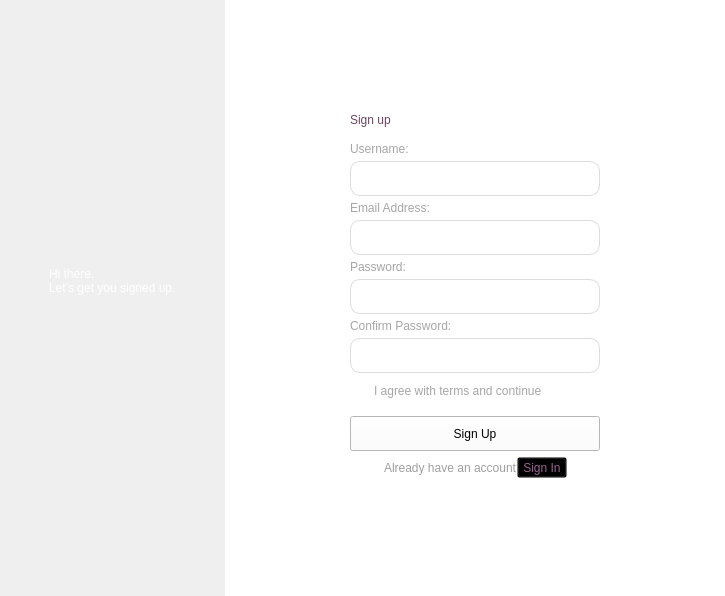
      <widget class="QWidget" name="page">
       <layout class="QHBoxLayout" name="horizontalLayout_3">
        <property name="spacing">
         <number>0</number>
        </property>
        <property name="leftMargin">
         <number>0</number>
        </property>
        <property name="topMargin">
         <number>0</number>
        </property>
        <property name="rightMargin">
         <number>0</number>
        </property>
        <property name="bottomMargin">
         <number>0</number>
        </property>
        <item>
         <widget class="QWidget" name="widget" native="true">
          <property name="styleSheet">
           <string notr="true">QWidget {
    background: qlineargradient(
        x1: 1, y1: 1, x2:1, y2: 0,
        stop: 0 rgb(255, 129, 135),
        stop: 0.5 rgb(250, 192, 181),
        stop: 1 rgb(244, 212, 212)
    );
}
</string>
          </property>
          <layout class="QVBoxLayout" name="verticalLayout_22">
           <item>
            <widget class="QLabel" name="logomin_1">
             <property name="minimumSize">
              <size>
               <width>40</width>
               <height>30</height>
              </size>
             </property>
             <property name="maximumSize">
              <size>
               <width>40</width>
               <height>30</height>
              </size>
             </property>
             <property name="styleSheet">
              <string notr="true">background-color: transparent</string>
             </property>
             <property name="text">
              <string/>
             </property>
             <property name="pixmap">
              <pixmap>../images/logomin.png</pixmap>
             </property>
             <property name="scaledContents">
              <bool>true</bool>
             </property>
            </widget>
           </item>
           <item>
            <spacer name="verticalSpacer_9">
             <property name="orientation">
              <enum>Qt::Orientation::Vertical</enum>
             </property>
             <property name="sizeHint" stdset="0">
              <size>
               <width>20</width>
               <height>222</height>
              </size>
             </property>
            </spacer>
           </item>
           <item>
            <layout class="QHBoxLayout" name="horizontalLayout_16">
             <property name="bottomMargin">
              <number>70</number>
             </property>
             <item>
              <spacer name="horizontalSpacer_13">
               <property name="orientation">
                <enum>Qt::Orientation::Horizontal</enum>
               </property>
               <property name="sizeHint" stdset="0">
                <size>
                 <width>40</width>
                 <height>20</height>
                </size>
               </property>
              </spacer>
             </item>
             <item>
              <layout class="QVBoxLayout" name="verticalLayout_20">
               <property name="spacing">
                <number>0</number>
               </property>
               <item>
                <widget class="QLabel" name="label_17">
                 <property name="styleSheet">
                  <string notr="true">color: rgb(255, 255, 255);
font: 600 30px &quot;Inter&quot;;
background-color: transparent
</string>
                 </property>
                 <property name="text">
                  <string>Hi there.</string>
                 </property>
                </widget>
               </item>
               <item>
                <widget class="QLabel" name="label_18">
                 <property name="styleSheet">
                  <string notr="true">color: rgb(255, 255, 255);
font: 500 20px &quot;Inter&quot;;
background-color: transparent
</string>
                 </property>
                 <property name="text">
                  <string>Let’s get you signed up.</string>
                 </property>
                </widget>
               </item>
              </layout>
             </item>
             <item>
              <spacer name="horizontalSpacer_14">
               <property name="orientation">
                <enum>Qt::Orientation::Horizontal</enum>
               </property>
               <property name="sizeHint" stdset="0">
                <size>
                 <width>40</width>
                 <height>20</height>
                </size>
               </property>
              </spacer>
             </item>
            </layout>
           </item>
           <item>
            <spacer name="verticalSpacer_8">
             <property name="orientation">
              <enum>Qt::Orientation::Vertical</enum>
             </property>
             <property name="sizeHint" stdset="0">
              <size>
               <width>20</width>
               <height>222</height>
              </size>
             </property>
            </spacer>
           </item>
           <item>
            <layout class="QHBoxLayout" name="horizontalLayout_15"/>
           </item>
          </layout>
         </widget>
        </item>
        <item>
         <widget class="QWidget" name="widget_2" native="true">
          <property name="minimumSize">
           <size>
            <width>500</width>
            <height>0</height>
           </size>
          </property>
          <property name="maximumSize">
           <size>
            <width>500</width>
            <height>16777215</height>
           </size>
          </property>
          <property name="styleSheet">
           <string notr="true">background-color: rgb(255, 255, 255);</string>
          </property>
          <layout class="QVBoxLayout" name="verticalLayout_17">
           <item>
            <spacer name="verticalSpacer_3">
             <property name="orientation">
              <enum>Qt::Orientation::Vertical</enum>
             </property>
             <property name="sizeHint" stdset="0">
              <size>
               <width>20</width>
               <height>93</height>
              </size>
             </property>
            </spacer>
           </item>
           <item>
            <layout class="QHBoxLayout" name="horizontalLayout_8">
             <property name="topMargin">
              <number>0</number>
             </property>
             <property name="bottomMargin">
              <number>0</number>
             </property>
             <item>
              <spacer name="horizontalSpacer">
               <property name="orientation">
                <enum>Qt::Orientation::Horizontal</enum>
               </property>
               <property name="sizeHint" stdset="0">
                <size>
                 <width>40</width>
                 <height>20</height>
                </size>
               </property>
              </spacer>
             </item>
             <item>
              <layout class="QVBoxLayout" name="verticalLayout_14">
               <property name="spacing">
                <number>5</number>
               </property>
               <item>
                <layout class="QVBoxLayout" name="verticalLayout_6">
                 <item>
                  <layout class="QVBoxLayout" name="verticalLayout_13">
                   <property name="spacing">
                    <number>0</number>
                   </property>
                   <property name="bottomMargin">
                    <number>10</number>
                   </property>
                   <item>
                    <widget class="QLabel" name="label_12">
                     <property name="styleSheet">
                      <string notr="true">color: rgb(108, 68, 100);
font: 700 40px &quot;Inter&quot;;
background-color: transparent
</string>
                     </property>
                     <property name="text">
                      <string>Sign up</string>
                     </property>
                    </widget>
                   </item>
                  </layout>
                 </item>
                 <item>
                  <layout class="QVBoxLayout" name="verticalLayout_5">
                   <property name="bottomMargin">
                    <number>10</number>
                   </property>
                   <item>
                    <layout class="QVBoxLayout" name="verticalLayout">
                     <item>
                      <widget class="QLabel" name="username_label">
                       <property name="styleSheet">
                        <string notr="true">color: rgb(166, 166, 166);
font:500 12px &quot;Inter&quot;;
background-color: transparent
</string>
                       </property>
                       <property name="text">
                        <string>Username:</string>
                       </property>
                      </widget>
                     </item>
                     <item>
                      <widget class="QLineEdit" name="username_line">
                       <property name="sizePolicy">
                        <sizepolicy hsizetype="Preferred" vsizetype="Fixed">
                         <horstretch>0</horstretch>
                         <verstretch>0</verstretch>
                        </sizepolicy>
                       </property>
                       <property name="minimumSize">
                        <size>
                         <width>250</width>
                         <height>35</height>
                        </size>
                       </property>
                       <property name="styleSheet">
                        <string notr="true">QLineEdit {
    background-color: transparent;
    border: 1px solid #dcdcdc;
    border-radius: 10px;
    padding-left: 14px;
    font: 500 12px &quot;Inter&quot;;
    color: rgb(108, 68, 103)
}

QLineEdit:focus {
    border: 1px solid rgb(255, 157, 160); /* Blue border on focus */
    background-color: #ffffff;
    outline: none;
}

QLineEdit[echoMode=&quot;1&quot;] { /* For password fields */
    letter-spacing: 2px;
}

QLineEdit::placeholder {
	font: 500 15px &quot;Inter&quot;;
    color: #999999;
}
</string>
                       </property>
                       <property name="text">
                        <string/>
                       </property>
                       <property name="echoMode">
                        <enum>QLineEdit::EchoMode::Normal</enum>
                       </property>
                       <property name="dragEnabled">
                        <bool>true</bool>
                       </property>
                       <property name="readOnly">
                        <bool>false</bool>
                       </property>
                       <property name="placeholderText">
                        <string/>
                       </property>
                       <property name="clearButtonEnabled">
                        <bool>false</bool>
                       </property>
                      </widget>
                     </item>
                    </layout>
                   </item>
                   <item>
                    <layout class="QVBoxLayout" name="verticalLayout_2">
                     <item>
                      <widget class="QLabel" name="email_label">
                       <property name="styleSheet">
                        <string notr="true">color: rgb(166, 166, 166);
font:500 12px &quot;Inter&quot;;
background-color: transparent
</string>
                       </property>
                       <property name="text">
                        <string>Email Address:</string>
                       </property>
                      </widget>
                     </item>
                     <item>
                      <widget class="QLineEdit" name="email_line">
                       <property name="sizePolicy">
                        <sizepolicy hsizetype="Preferred" vsizetype="Fixed">
                         <horstretch>0</horstretch>
                         <verstretch>0</verstretch>
                        </sizepolicy>
                       </property>
                       <property name="minimumSize">
                        <size>
                         <width>250</width>
                         <height>35</height>
                        </size>
                       </property>
                       <property name="styleSheet">
                        <string notr="true">QLineEdit {
    background-color: transparent;
    border: 1px solid #dcdcdc;
    border-radius: 10px;
    padding-left: 14px;
    font: 500 12px &quot;Inter&quot;;
    color: rgb(108, 68, 103)
}

QLineEdit:focus {
    border: 1px solid rgb(255, 157, 160); /* Blue border on focus */
    background-color: #ffffff;
    outline: none;
}

QLineEdit[echoMode=&quot;1&quot;] { /* For password fields */
    letter-spacing: 2px;
}

QLineEdit::placeholder {
    color: #999999;
}
</string>
                       </property>
                       <property name="text">
                        <string/>
                       </property>
                       <property name="echoMode">
                        <enum>QLineEdit::EchoMode::Normal</enum>
                       </property>
                       <property name="dragEnabled">
                        <bool>true</bool>
                       </property>
                       <property name="readOnly">
                        <bool>false</bool>
                       </property>
                       <property name="placeholderText">
                        <string/>
                       </property>
                       <property name="clearButtonEnabled">
                        <bool>false</bool>
                       </property>
                      </widget>
                     </item>
                    </layout>
                   </item>
                   <item>
                    <layout class="QVBoxLayout" name="verticalLayout_3">
                     <item>
                      <widget class="QLabel" name="password_label">
                       <property name="styleSheet">
                        <string notr="true">color: rgb(166, 166, 166);
font:500 12px &quot;Inter&quot;;
background-color: transparent
</string>
                       </property>
                       <property name="text">
                        <string>Password:</string>
                       </property>
                      </widget>
                     </item>
                     <item>
                      <widget class="QLineEdit" name="password_line">
                       <property name="minimumSize">
                        <size>
                         <width>250</width>
                         <height>35</height>
                        </size>
                       </property>
                       <property name="styleSheet">
                        <string notr="true">QLineEdit {
    background-color: transparent;
    border: 1px solid #dcdcdc;
    border-radius: 10px;
    padding-left: 14px;
    font: 400 7px &quot;Inter&quot;;
    color:rgb(108, 68, 103)
}

QLineEdit:focus {
    border: 1px solid rgb(255, 157, 160); /* Blue border on focus */
    background-color: #ffffff;
    outline: none;
}

QLineEdit[echoMode=&quot;1&quot;] { /* For password fields */
    letter-spacing: 2px;
}

QLineEdit::placeholder {
    color: #999999;
}
</string>
                       </property>
                       <property name="text">
                        <string/>
                       </property>
                       <property name="echoMode">
                        <enum>QLineEdit::EchoMode::Password</enum>
                       </property>
                       <property name="placeholderText">
                        <string/>
                       </property>
                       <property name="clearButtonEnabled">
                        <bool>false</bool>
                       </property>
                      </widget>
                     </item>
                    </layout>
                   </item>
                   <item>
                    <layout class="QVBoxLayout" name="verticalLayout_4">
                     <item>
                      <widget class="QLabel" name="confirm_label">
                       <property name="styleSheet">
                        <string notr="true">color: rgb(166, 166, 166);
font:500 12px &quot;Inter&quot;;
background-color: transparent
</string>
                       </property>
                       <property name="text">
                        <string>Confirm Password:</string>
                       </property>
                      </widget>
                     </item>
                     <item>
                      <widget class="QLineEdit" name="confirm_line">
                       <property name="minimumSize">
                        <size>
                         <width>250</width>
                         <height>35</height>
                        </size>
                       </property>
                       <property name="styleSheet">
                        <string notr="true">QLineEdit {
    background-color: transparent;
    border: 1px solid #dcdcdc;
    border-radius: 10px;
    padding-left: 14px;
    font: 400 7px &quot;Inter&quot;;
    color: rgb(108, 68, 103)
}

QLineEdit:focus {
    border: 1px solid rgb(255, 157, 160); /* Blue border on focus */
    background-color: #ffffff;
    outline: none;
}

QLineEdit[echoMode=&quot;1&quot;] { /* For password fields */
    letter-spacing: 2px;
}

QLineEdit::placeholder {
    color: #999999;
}
</string>
                       </property>
                       <property name="text">
                        <string/>
                       </property>
                       <property name="echoMode">
                        <enum>QLineEdit::EchoMode::Password</enum>
                       </property>
                       <property name="placeholderText">
                        <string/>
                       </property>
                       <property name="clearButtonEnabled">
                        <bool>false</bool>
                       </property>
                      </widget>
                     </item>
                    </layout>
                   </item>
                   <item>
                    <layout class="QHBoxLayout" name="horizontalLayout_2">
                     <property name="leftMargin">
                      <number>5</number>
                     </property>
                     <property name="topMargin">
                      <number>3</number>
                     </property>
                     <item>
                      <widget class="QCheckBox" name="terms_checkbox">
                       <property name="cursor">
                        <cursorShape>ArrowCursor</cursorShape>
                       </property>
                       <property name="styleSheet">
                        <string notr="true">
QCheckBox{
color: rgb(166, 166, 166);
font:500 10px &quot;Inter&quot;;
background-color: transparent;
}

QCheckBox::indicator {
    
	rgb(212, 212, 212)
}

</string>
                       </property>
                       <property name="text">
                        <string>I agree with terms and continue</string>
                       </property>
                       <property name="tristate">
                        <bool>false</bool>
                       </property>
                      </widget>
                     </item>
                    </layout>
                   </item>
                  </layout>
                 </item>
                 <item>
                  <widget class="QToolButton" name="signup_btn">
                   <property name="sizePolicy">
                    <sizepolicy hsizetype="Preferred" vsizetype="Fixed">
                     <horstretch>0</horstretch>
                     <verstretch>0</verstretch>
                    </sizepolicy>
                   </property>
                   <property name="minimumSize">
                    <size>
                     <width>0</width>
                     <height>35</height>
                    </size>
                   </property>
                   <property name="cursor">
                    <cursorShape>PointingHandCursor</cursorShape>
                   </property>
                   <property name="styleSheet">
                    <string notr="true">/* Base style for QToolButton */
QToolButton {

    
   background: qlineargradient(
        x1: 0, y1: 1, x2: 1, y2: 0,
        stop: 0 rgb(255, 130, 136),
  
        stop: 1 rgb(244, 212, 212)
    );


    color: white;               /* White text */
    border: none;
    border-radius: 10px;
   
    font: 500 12px &quot;Inter&quot;;
   

    transition: background-color 0.3s ease;
}

/* Hover state */
QToolButton:hover {
    background-color: rgb(230, 146, 149)
}

/* Pressed state */
QToolButton:pressed {
    background-color: rgb(144, 72, 101) pressed */
}

/* Disabled state */
QToolButton:disabled {
    background-color: #A6A6A6;  /* Gray background when disabled */
    color: #666666;
    cursor: default;
}

/* Optional: Different style for Sign Up button */
QToolButton#signUpButton {
    background-color: #28A745;  /* Green */
}

QToolButton#signUpButton:hover {
    background-color: #1E7E34;
}

QToolButton#signUpButton:pressed {
    background-color: #155D27;
}
</string>
                   </property>
                   <property name="text">
                    <string>Sign Up</string>
                   </property>
                  </widget>
                 </item>
                </layout>
               </item>
              </layout>
             </item>
             <item>
              <spacer name="horizontalSpacer_2">
               <property name="orientation">
                <enum>Qt::Orientation::Horizontal</enum>
               </property>
               <property name="sizeHint" stdset="0">
                <size>
                 <width>40</width>
                 <height>20</height>
                </size>
               </property>
              </spacer>
             </item>
            </layout>
           </item>
           <item>
            <layout class="QHBoxLayout" name="horizontalLayout_13">
             <item>
              <spacer name="horizontalSpacer_9">
               <property name="orientation">
                <enum>Qt::Orientation::Horizontal</enum>
               </property>
               <property name="sizeHint" stdset="0">
                <size>
                 <width>40</width>
                 <height>20</height>
                </size>
               </property>
              </spacer>
             </item>
             <item>
              <layout class="QHBoxLayout" name="horizontalLayout_12">
               <property name="spacing">
                <number>0</number>
               </property>
               <property name="leftMargin">
                <number>0</number>
               </property>
               <property name="bottomMargin">
                <number>5</number>
               </property>
               <item>
                <widget class="QLabel" name="label_19">
                 <property name="maximumSize">
                  <size>
                   <width>133</width>
                   <height>16777215</height>
                  </size>
                 </property>
                 <property name="styleSheet">
                  <string notr="true">color: rgb(159, 159, 159);
font: 400 11px &quot;Inter&quot;;
background-color: transparent
</string>
                 </property>
                 <property name="text">
                  <string>Already have an account?</string>
                 </property>
                </widget>
               </item>
               <item>
                <widget class="QToolButton" name="signin_btn_existing">
                 <property name="minimumSize">
                  <size>
                   <width>20</width>
                   <height>0</height>
                  </size>
                 </property>
                 <property name="maximumSize">
                  <size>
                   <width>50</width>
                   <height>16777215</height>
                  </size>
                 </property>
                 <property name="cursor">
                  <cursorShape>PointingHandCursor</cursorShape>
                 </property>
                 <property name="styleSheet">
                  <string notr="true">/* Default style */
QToolButton {
    background-color: transparent;
    color: rgb(153, 97, 146);
    font: 500 11px &quot;Inter&quot;;
}

/* Hover effect: darker border */
QToolButton:hover {
    border-color: rgb(198, 99, 137)
}

/* Pressed effect: even darker border */
QToolButton:pressed {
    border-color: rgb(144, 72, 101)
}

/* Disabled state */
QToolButton:disabled {
    border-color: #CCCCCC;
    color: #CCCCCC;
}
</string>
                 </property>
                 <property name="text">
                  <string>Sign In</string>
                 </property>
                </widget>
               </item>
              </layout>
             </item>
             <item>
              <spacer name="horizontalSpacer_8">
               <property name="orientation">
                <enum>Qt::Orientation::Horizontal</enum>
               </property>
               <property name="sizeHint" stdset="0">
                <size>
                 <width>40</width>
                 <height>20</height>
                </size>
               </property>
              </spacer>
             </item>
            </layout>
           </item>
           <item>
            <spacer name="verticalSpacer_4">
             <property name="orientation">
              <enum>Qt::Orientation::Vertical</enum>
             </property>
             <property name="sizeHint" stdset="0">
              <size>
               <width>20</width>
               <height>47</height>
              </size>
             </property>
            </spacer>
           </item>
          </layout>
         </widget>
        </item>
       </layout>
      </widget>
